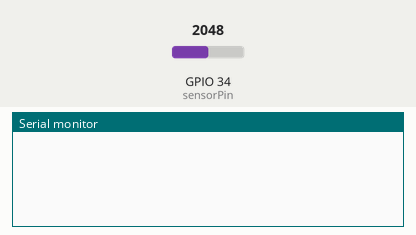
The sketch below on a simulated ESP32. Shown: the last lines printed to the serial monitor. Inputs (shaded band) come from the test bench; at power-on: GPIO 34 (sensorPin) = 2048.

Above: at 1.2 s.
1.3 s: GPIO 34 (sensorPin) set to 2866
At 2.5 s:
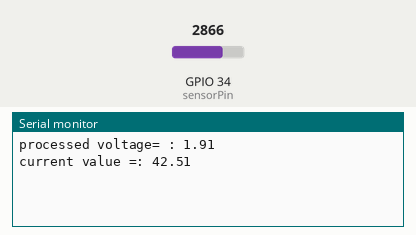
3.6 s: GPIO 34 (sensorPin) set to 3603
At 5.7 s:
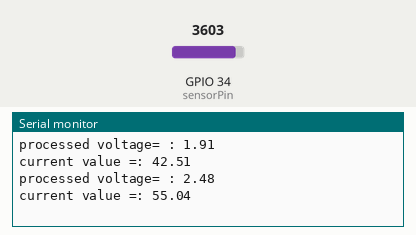
Timing chart, 0 to 7.2 s (numbered marks = the images above; inputs shaded):
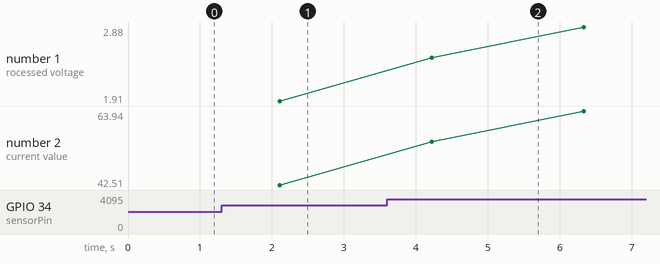

Measured:
- after the input at 1.3 s, the serial monitor: prints a new line after 0.81 s (image 1)
- after the input at 3.6 s, the serial monitor: prints a new line after 0.62 s (image 2)
- plotted number 1: 1.91 → 2.88 after the input at 3.6 s
- plotted number 2: 42.51 → 63.94 after the input at 3.6 s

The sketch:

sketch_mar18b.ino
```cpp
int sensorPin = 34;   // select the input pin for the potentiometer    // select the pin for the LED
int sensorValue = 0;  // variable to store the value coming from the sensor

void setup() {
  pinMode(sensorPin, INPUT);
  Serial.begin(9600);
}

void loop() {
  double sumValue = 0.0;
  double sensitivity = 0.045;
  double outputValue;
  float zeroValue=0;
  for (int i=0; i<1000;i++)
  {
     sensorValue = analogRead(sensorPin);
     outputValue = (sensorValue *(3.27/4095))-(zeroValue);
     sumValue = (outputValue * outputValue) + (sumValue);
    delay(2);
    }
sumValue = (sumValue / 1000);
sumValue =sqrt(sumValue);
outputValue= sumValue/sensitivity;
Serial.print("processed voltage= : ");
Serial.println(sumValue);
Serial.print("current value =: ");
Serial.println(outputValue);
Serial.println("");
 }
```
